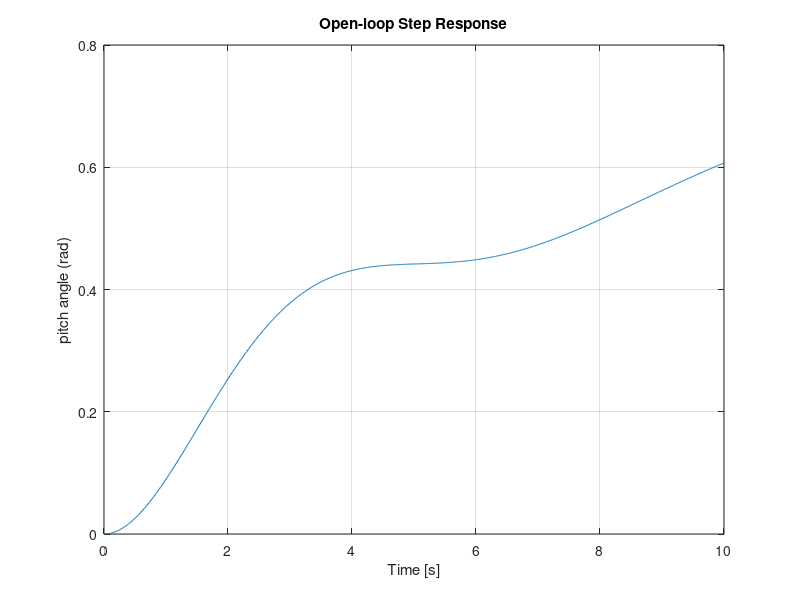
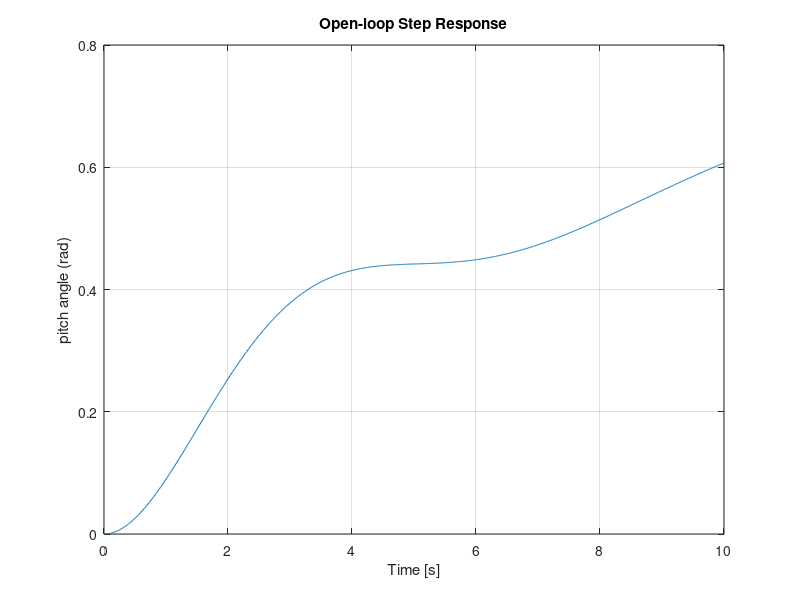

The MATLAB source for these figures, in order: (Note: this script raises an error after producing the figures.)
%% Transfer function
s = tf('s');
num = [1.151 0.1774];
den = [1 0.739 0.921 0];
P_pitch = tf(num,den)

%% Open-loop response
t = 0:0.01:10;
step(0.2*P_pitch,t);
axis([0 10 0 0.8]);
ylabel('pitch angle (rad)');
title('Open-loop Step Response');
saveas(gcf, 'figures/1-open.fig');
saveas(gcf, 'plots/1-open.jpg');
stepinfo(0.2*P_pitch)

%% Open-loop poles/zeros
pole(P_pitch)
zero(P_pitch)
pzmap(P_pitch);
